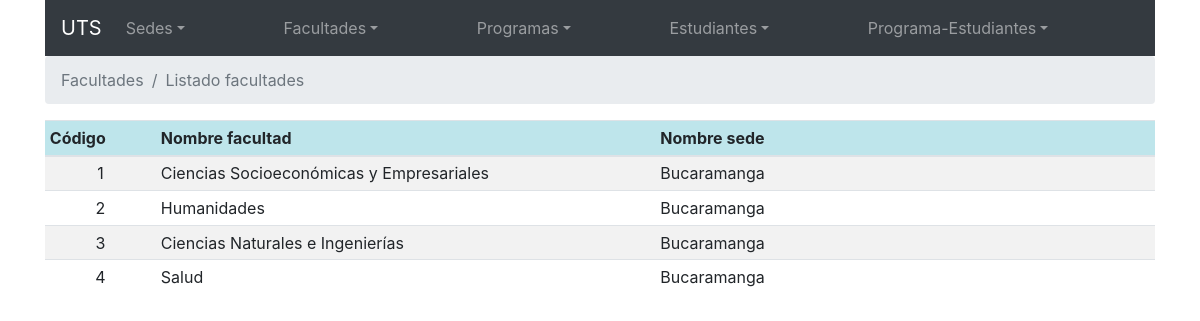
The app's page /app/views/facultades_listar.php with its own data.
### tables this page shows
create table facultades
(
   codfacultad          int not null auto_increment  comment '',
   codsede              int not null  comment '',
   nombrefacultad       varchar(100) not null  comment '',
   primary key (codfacultad)
);

create table sedes
(
   codsede              int not null auto_increment  comment '',
   nombresede           varchar(50) not null  comment '',
   primary key (codsede)
);

### app/config/loader.php (called while the page is built, shortened)
<?php
function cargaAutomaticaClases($nameSpace) {
    $rutaConfig = "app/config";
    $rutaActual = str_replace("\\", "/", __DIR__);
    $rutaProyecto = str_replace($rutaConfig, "", $rutaActual);
    $nombreClase = strtolower($nameSpace);
    $rutaClase = str_replace("\\", "/", $nombreClase);
    $claseCargar = $rutaProyecto . "/" . $rutaClase . ".php";
}

### app/models/conexion.php (called while the page is built, shortened)
<?php
class Conexion {
    private $_servidor;
    private $_usuario;
    private $_clave;
    private $_nombreBase;
    public function __construct() {
        $this->_servidor = CONFIG["DB_HOST"];
        $this->_nombreBase = CONFIG["DB_DATABASE"];
        $this->_usuario = CONFIG["DB_USERNAME"];
        $this->_clave = CONFIG["DB_PASSWORD"];
    }
    public function conectar(){
        $codificacion = "SET NAMES \"UTF8\"";
        $cadena = "mysql::host={$this->_servidor};dbname={$this->_nombreBase}";
        $arreglo = array(PDO::MYSQL_ATTR_INIT_COMMAND => $codificacion);
        $this->_conn = new PDO($cadena, $this->_usuario, $this->_clave, $arreglo) ;
    }
}

### app/controllers/facultadescontroller.php (called while the page is built, shortened)
<?php
class FacultadesController {
    public function getFacultadesTodas() {
        $objFacultades = new Facultades();
        $filas = $objFacultades->obtenerTodas();
        return $filas;
    }
}

### app/models/facultades.php (called while the page is built, shortened)
<?php
class Facultades extends Conexion {
    public function obtenerTodas() {
        $sql = "SELECT f.codfacultad, s.nombresede, f.nombrefacultad FROM facultades f ";
        $sql .= "INNER JOIN sedes s ON f.codsede=s.codsede;";
        $recurso = $this->_conn->prepare($sql);
        $recurso->execute();
        $filas = $recurso->fetchAll(2);
        return $filas;
    }
}

### app/views/facultades_listar.php (the view, shortened to what this page needs)
<?php
require_once '../config/loader.php';
$codSede = filter_input(INPUT_GET, "cod");
$objFacultadesController = new FacultadesController();
if (empty($codSede)) {
    $registros = $objFacultadesController->getFacultadesTodas();
} else {
    $registros = $objFacultadesController->getFacultades($codSede);
}
?>
<!DOCTYPE html>
<html>
    <head>
        <link href="styles/bootstrap.css" rel="stylesheet" type="text/css"/>
        <link href="styles/jquery-ui.css" rel="stylesheet" type="text/css"/>
    </head>
    <body class="container">
        <?php
        require_once 'menu.php';
        ?>
        <header>
            <nav>
                <ol class="breadcrumb">
                    <li class="breadcrumb-item active" aria-current="page">Facultades</li>
                    <li class="breadcrumb-item active" aria-current="page">Listado facultades</li>
                </ol>
        </header>
        <section>
            <?php
            if (!empty($registros)) {
                ?>
                <table class="table table-striped table-sm">
                    <thead class="table-info">
                        <tr>
                            <th width="10%">Código</th>
                            <th width="45%">Nombre facultad</th>
                            <th width="45%">Nombre sede</th>
                        </tr>
                    </thead>
                    <tbody>
                        <?php
                        foreach ($registros as $indice => $campo) {
                            echo '<tr>';
                            echo '<td class="text-center">' . $campo["codfacultad"] . '</td>';
                            echo '<td>' . $campo["nombrefacultad"] . '</td>';
                            echo '<td>' . $campo["nombresede"] . '</td>';
                            echo '</tr>';
                        }
                        ?>
                    </tbody>
                </table>
                <?php
            }
            ?>
        </section>
    </body>
</html>

### records on screen
facultades: codfacultad "1", nombrefacultad "Ciencias Socioeconómicas y Empresariales", codsede.nombresede "Bucaramanga"
facultades: codfacultad "2", nombrefacultad "Humanidades", codsede.nombresede "Bucaramanga"
facultades: codfacultad "3", nombrefacultad "Ciencias Naturales e Ingenierías", codsede.nombresede "Bucaramanga"
facultades: codfacultad "4", nombrefacultad "Salud", codsede.nombresede "Bucaramanga"
